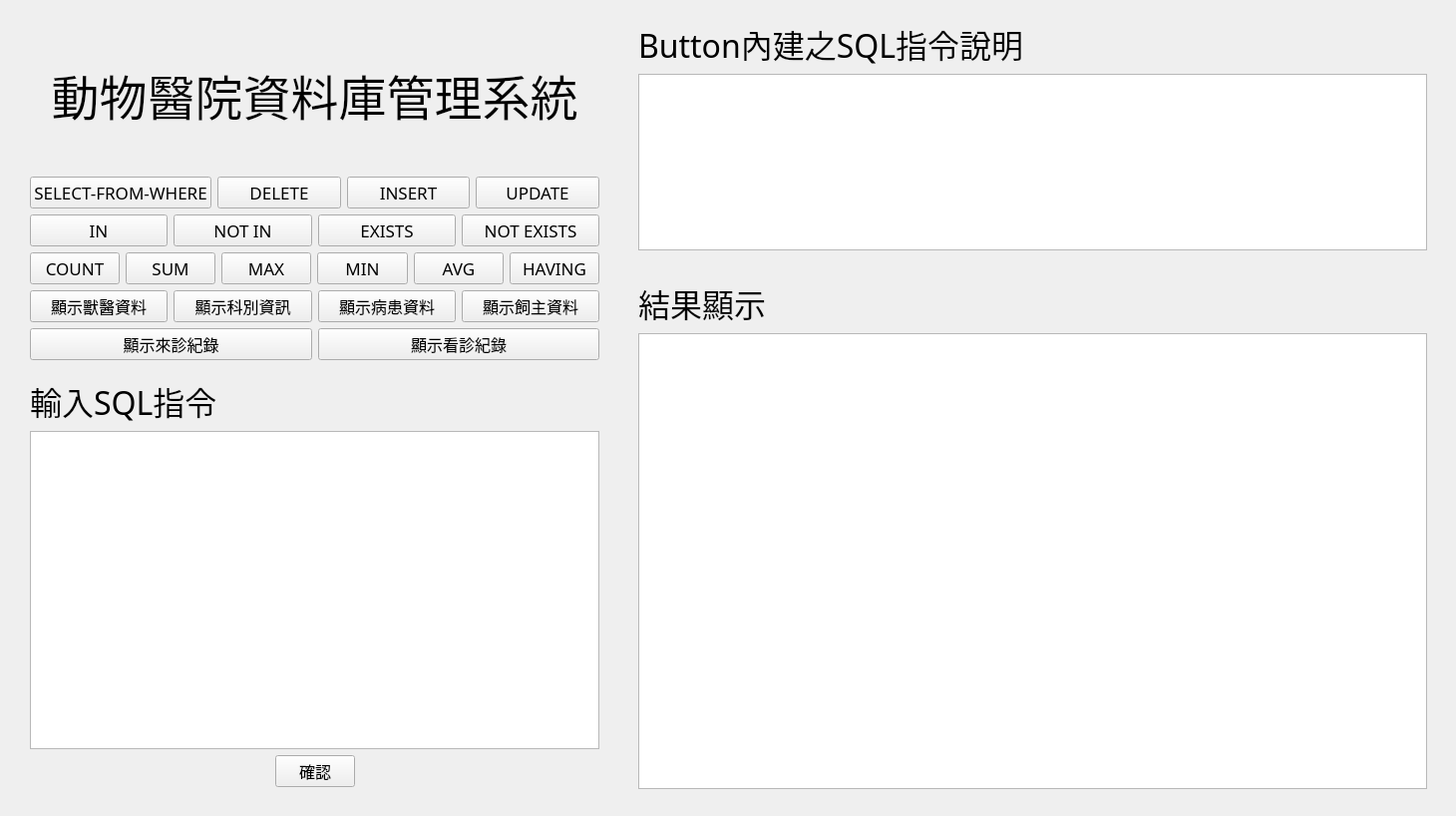
<?xml version="1.0" encoding="UTF-8"?>
<ui version="4.0">
 <class>Form</class>
 <widget class="QWidget" name="Form">
  <property name="geometry">
   <rect>
    <x>0</x>
    <y>0</y>
    <width>1460</width>
    <height>818</height>
   </rect>
  </property>
  <property name="font">
   <font>
    <family>YuMincho</family>
    <pointsize>24</pointsize>
   </font>
  </property>
  <property name="windowTitle">
   <string>Form</string>
  </property>
  <widget class="QWidget" name="gridLayoutWidget">
   <property name="geometry">
    <rect>
     <x>30</x>
     <y>20</y>
     <width>571</width>
     <height>341</height>
    </rect>
   </property>
   <layout class="QGridLayout" name="gridLayout">
    <item row="0" column="0">
     <widget class="QLabel" name="label">
      <property name="font">
       <font>
        <family>PingFang TC</family>
        <pointsize>36</pointsize>
       </font>
      </property>
      <property name="text">
       <string>動物醫院資料庫管理系統</string>
      </property>
      <property name="alignment">
       <set>Qt::AlignCenter</set>
      </property>
     </widget>
    </item>
    <item row="4" column="0">
     <layout class="QHBoxLayout" name="horizontalLayout_4">
      <item>
       <widget class="QPushButton" name="show_vet_b">
        <property name="sizePolicy">
         <sizepolicy hsizetype="Minimum" vsizetype="Fixed">
          <horstretch>0</horstretch>
          <verstretch>0</verstretch>
         </sizepolicy>
        </property>
        <property name="font">
         <font>
          <family>PingFang TC</family>
          <pointsize>12</pointsize>
         </font>
        </property>
        <property name="text">
         <string>顯示獸醫資料</string>
        </property>
       </widget>
      </item>
      <item>
       <widget class="QPushButton" name="show_dept_b">
        <property name="font">
         <font>
          <family>PingFang TC</family>
          <pointsize>12</pointsize>
         </font>
        </property>
        <property name="text">
         <string>顯示科別資訊</string>
        </property>
       </widget>
      </item>
      <item>
       <widget class="QPushButton" name="show_pat_b">
        <property name="font">
         <font>
          <family>PingFang TC</family>
          <pointsize>12</pointsize>
         </font>
        </property>
        <property name="text">
         <string>顯示病患資料</string>
        </property>
       </widget>
      </item>
      <item>
       <widget class="QPushButton" name="show_owner_b">
        <property name="font">
         <font>
          <family>PingFang TC</family>
          <pointsize>12</pointsize>
         </font>
        </property>
        <property name="text">
         <string>顯示飼主資料</string>
        </property>
       </widget>
      </item>
     </layout>
    </item>
    <item row="2" column="0">
     <layout class="QHBoxLayout" name="horizontalLayout_2">
      <item>
       <widget class="QPushButton" name="in_b">
        <property name="font">
         <font>
          <family>Varela Round</family>
          <pointsize>13</pointsize>
         </font>
        </property>
        <property name="text">
         <string>IN</string>
        </property>
       </widget>
      </item>
      <item>
       <widget class="QPushButton" name="not_in_b">
        <property name="font">
         <font>
          <family>Varela Round</family>
          <pointsize>13</pointsize>
         </font>
        </property>
        <property name="text">
         <string>NOT IN</string>
        </property>
       </widget>
      </item>
      <item>
       <widget class="QPushButton" name="exists_b">
        <property name="font">
         <font>
          <family>Varela Round</family>
          <pointsize>13</pointsize>
         </font>
        </property>
        <property name="text">
         <string>EXISTS</string>
        </property>
       </widget>
      </item>
      <item>
       <widget class="QPushButton" name="not_exists_b">
        <property name="font">
         <font>
          <family>Varela Round</family>
          <pointsize>13</pointsize>
         </font>
        </property>
        <property name="text">
         <string>NOT EXISTS</string>
        </property>
       </widget>
      </item>
     </layout>
    </item>
    <item row="1" column="0">
     <layout class="QHBoxLayout" name="horizontalLayout">
      <item>
       <widget class="QPushButton" name="sfw_b">
        <property name="font">
         <font>
          <family>Varela Round</family>
          <pointsize>13</pointsize>
         </font>
        </property>
        <property name="text">
         <string>SELECT-FROM-WHERE</string>
        </property>
       </widget>
      </item>
      <item>
       <widget class="QPushButton" name="delete_b">
        <property name="font">
         <font>
          <family>Varela Round</family>
          <pointsize>13</pointsize>
         </font>
        </property>
        <property name="text">
         <string>DELETE</string>
        </property>
       </widget>
      </item>
      <item>
       <widget class="QPushButton" name="insert_b">
        <property name="font">
         <font>
          <family>Varela Round</family>
          <pointsize>13</pointsize>
         </font>
        </property>
        <property name="text">
         <string>INSERT</string>
        </property>
       </widget>
      </item>
      <item>
       <widget class="QPushButton" name="update_b">
        <property name="font">
         <font>
          <family>Varela Round</family>
          <pointsize>13</pointsize>
         </font>
        </property>
        <property name="text">
         <string>UPDATE</string>
        </property>
       </widget>
      </item>
     </layout>
    </item>
    <item row="3" column="0">
     <layout class="QHBoxLayout" name="horizontalLayout_3">
      <item>
       <widget class="QPushButton" name="count_b">
        <property name="font">
         <font>
          <family>Varela Round</family>
          <pointsize>13</pointsize>
         </font>
        </property>
        <property name="text">
         <string>COUNT</string>
        </property>
       </widget>
      </item>
      <item>
       <widget class="QPushButton" name="sum_b">
        <property name="font">
         <font>
          <family>Varela Round</family>
          <pointsize>13</pointsize>
         </font>
        </property>
        <property name="text">
         <string>SUM</string>
        </property>
       </widget>
      </item>
      <item>
       <widget class="QPushButton" name="max_b">
        <property name="font">
         <font>
          <family>Varela Round</family>
          <pointsize>13</pointsize>
         </font>
        </property>
        <property name="text">
         <string>MAX</string>
        </property>
       </widget>
      </item>
      <item>
       <widget class="QPushButton" name="min_b">
        <property name="font">
         <font>
          <family>Varela Round</family>
          <pointsize>13</pointsize>
         </font>
        </property>
        <property name="text">
         <string>MIN</string>
        </property>
       </widget>
      </item>
      <item>
       <widget class="QPushButton" name="avg_b">
        <property name="font">
         <font>
          <family>Varela Round</family>
          <pointsize>13</pointsize>
         </font>
        </property>
        <property name="text">
         <string>AVG</string>
        </property>
       </widget>
      </item>
      <item>
       <widget class="QPushButton" name="having_b">
        <property name="font">
         <font>
          <family>Varela Round</family>
          <pointsize>13</pointsize>
         </font>
        </property>
        <property name="text">
         <string>HAVING</string>
        </property>
       </widget>
      </item>
     </layout>
    </item>
    <item row="5" column="0">
     <layout class="QHBoxLayout" name="horizontalLayout_9">
      <item>
       <widget class="QPushButton" name="show_record_b">
        <property name="font">
         <font>
          <family>PingFang TC</family>
          <pointsize>12</pointsize>
         </font>
        </property>
        <property name="text">
         <string>顯示來診紀錄</string>
        </property>
       </widget>
      </item>
      <item>
       <widget class="QPushButton" name="show_check_b">
        <property name="font">
         <font>
          <family>PingFang TC</family>
          <pointsize>12</pointsize>
         </font>
        </property>
        <property name="text">
         <string>顯示看診紀錄</string>
        </property>
       </widget>
      </item>
     </layout>
    </item>
   </layout>
  </widget>
  <widget class="QWidget" name="verticalLayoutWidget">
   <property name="geometry">
    <rect>
     <x>640</x>
     <y>20</y>
     <width>791</width>
     <height>231</height>
    </rect>
   </property>
   <layout class="QVBoxLayout" name="verticalLayout_2">
    <item>
     <layout class="QHBoxLayout" name="horizontalLayout_5">
      <item>
       <widget class="QLabel" name="label_3">
        <property name="font">
         <font>
          <family>PingFang TC</family>
          <pointsize>24</pointsize>
         </font>
        </property>
        <property name="text">
         <string>Button內建之SQL指令說明</string>
        </property>
       </widget>
      </item>
      <item>
       <spacer name="horizontalSpacer">
        <property name="orientation">
         <enum>Qt::Horizontal</enum>
        </property>
        <property name="sizeHint" stdset="0">
         <size>
          <width>40</width>
          <height>20</height>
         </size>
        </property>
       </spacer>
      </item>
     </layout>
    </item>
    <item>
     <widget class="QTextBrowser" name="textBrowser">
      <property name="font">
       <font>
        <family>PingFang TC</family>
        <pointsize>18</pointsize>
       </font>
      </property>
     </widget>
    </item>
   </layout>
  </widget>
  <widget class="QWidget" name="verticalLayoutWidget_2">
   <property name="geometry">
    <rect>
     <x>30</x>
     <y>378</y>
     <width>571</width>
     <height>411</height>
    </rect>
   </property>
   <layout class="QVBoxLayout" name="verticalLayout_3">
    <item>
     <layout class="QHBoxLayout" name="horizontalLayout_6">
      <item>
       <widget class="QLabel" name="label_2">
        <property name="font">
         <font>
          <family>PingFang TC</family>
          <pointsize>24</pointsize>
         </font>
        </property>
        <property name="text">
         <string>輸入SQL指令</string>
        </property>
       </widget>
      </item>
      <item>
       <spacer name="horizontalSpacer_2">
        <property name="orientation">
         <enum>Qt::Horizontal</enum>
        </property>
        <property name="sizeHint" stdset="0">
         <size>
          <width>40</width>
          <height>20</height>
         </size>
        </property>
       </spacer>
      </item>
     </layout>
    </item>
    <item>
     <widget class="QTextEdit" name="enter_sql_cmd">
      <property name="font">
       <font>
        <family>PingFang TC</family>
        <pointsize>18</pointsize>
       </font>
      </property>
     </widget>
    </item>
    <item>
     <layout class="QHBoxLayout" name="horizontalLayout_8">
      <item>
       <spacer name="horizontalSpacer_4">
        <property name="orientation">
         <enum>Qt::Horizontal</enum>
        </property>
        <property name="sizeHint" stdset="0">
         <size>
          <width>40</width>
          <height>20</height>
         </size>
        </property>
       </spacer>
      </item>
      <item>
       <widget class="QPushButton" name="enter_b">
        <property name="font">
         <font>
          <family>PingFang TC</family>
          <pointsize>12</pointsize>
         </font>
        </property>
        <property name="text">
         <string>確認</string>
        </property>
       </widget>
      </item>
      <item>
       <spacer name="horizontalSpacer_5">
        <property name="orientation">
         <enum>Qt::Horizontal</enum>
        </property>
        <property name="sizeHint" stdset="0">
         <size>
          <width>40</width>
          <height>20</height>
         </size>
        </property>
       </spacer>
      </item>
     </layout>
    </item>
   </layout>
  </widget>
  <widget class="QWidget" name="gridLayoutWidget_2">
   <property name="geometry">
    <rect>
     <x>640</x>
     <y>280</y>
     <width>791</width>
     <height>511</height>
    </rect>
   </property>
   <layout class="QGridLayout" name="gridLayout_2">
    <item row="1" column="0">
     <widget class="QTableWidget" name="result_display">
      <property name="font">
       <font>
        <family>PingFang TC</family>
        <pointsize>18</pointsize>
       </font>
      </property>
     </widget>
    </item>
    <item row="0" column="0">
     <layout class="QHBoxLayout" name="horizontalLayout_7">
      <item>
       <widget class="QLabel" name="label_4">
        <property name="font">
         <font>
          <family>PingFang TC</family>
          <pointsize>24</pointsize>
         </font>
        </property>
        <property name="text">
         <string>結果顯示</string>
        </property>
       </widget>
      </item>
      <item>
       <spacer name="horizontalSpacer_3">
        <property name="orientation">
         <enum>Qt::Horizontal</enum>
        </property>
        <property name="sizeHint" stdset="0">
         <size>
          <width>40</width>
          <height>20</height>
         </size>
        </property>
       </spacer>
      </item>
     </layout>
    </item>
   </layout>
  </widget>
 </widget>
 <resources/>
 <connections/>
</ui>
